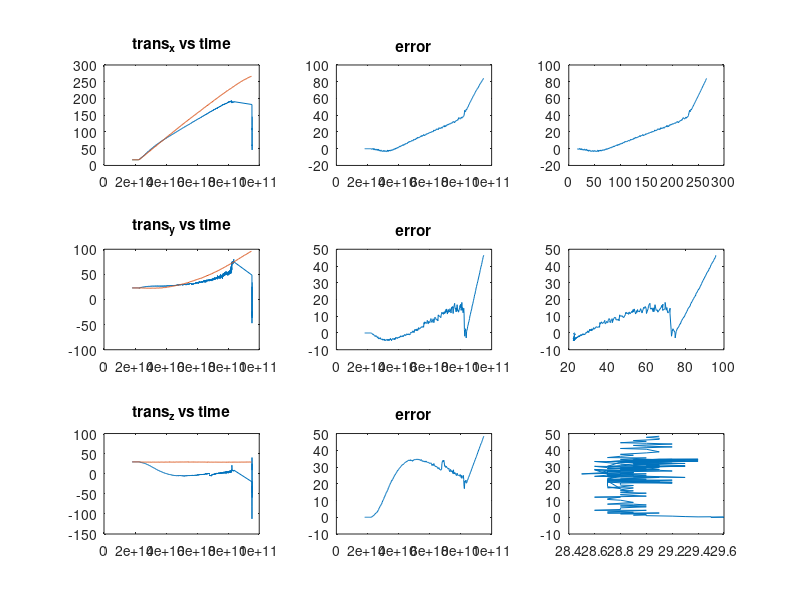

MATLAB code for this plot:
polhemus=load('f_Polh_tf.txt');     #Load data from Polhemus  (tf2_msgs/TFMessage)
ts=load('f_ts_pose.txt');           #Load data from total station (geometry_msgs/PoseStamped= std_msgs/Header+geometry_msgs/Pose)
                                    #geometry_msgs/Pose= geometry_msgs/Point + geometry_msgs/Quaternion 
tstimedata=load('f_ts_data.txt');        #Load time data. It needs to be loaded from ts_data                      
                          
                       
 NUMDATAPOLH=3904;             #Number of data from the two different sensors.
 NUMDATATS=310;                                           
                                 
              
                          
cte=1423458500000000000*ones(NUMDATAPOLH,1);     #This constant may be changed with different data!!!!
              
              
#Polhemus data
trans_x_polh=polhemus(:,4);
trans_x_polh=trans_x_polh*2.54;               #inches-->cm


trans_y_polh=polhemus(:,5);
trans_y_polh=trans_y_polh*2.54;               

trans_z_polh=polhemus(:,6);
trans_z_polh=trans_z_polh*2.54
time_polh=polhemus(:,3)-cte;                  #cte is used to scale the plot


#Total station data  

time_ts=tstimedata(:,1)-cte(1:NUMDATATS,1);        #cte is used to scale the plot

trans_x_ts=100*ts(:,4);                      #meters->cm
offsetx=trans_x_ts(2)-trans_x_polh(2);        #offset
offsetvectorx=offsetx*ones(NUMDATATS,1);
trans_x_ts=trans_x_ts-offsetvectorx;

trans_y_ts=100*ts(:,5); 
offsety=trans_y_ts(2)-trans_y_polh(2);        
offsetvectory=offsety*ones(NUMDATATS,1);
trans_y_ts=trans_y_ts-offsetvectory;

trans_z_ts=100*ts(:,6);
offsetz=trans_z_ts(2)-trans_z_polh(2);        
offsetvectorz=offsetz*ones(NUMDATATS,1);
trans_z_ts=trans_z_ts-offsetvectorz;



#Error
trans_polh_interpx=interp1(time_polh,trans_x_polh,time_ts); #data from polhemus sensor are interpolated in order to find the error with a simple substraction
errorx=trans_x_ts-trans_polh_interpx;

trans_polh_interpy=interp1(time_polh,trans_y_polh,time_ts); 
errory=trans_y_ts-trans_polh_interpy;

trans_polh_interpz=interp1(time_polh,trans_z_polh,time_ts); 
errorz=trans_z_ts-trans_polh_interpz;


 
#Graphics  #Maybe one without removing the offset
subplot(3,3,1); plot(time_polh,trans_x_polh); title('trans_x vs time'); hold on;
plot(time_ts,trans_x_ts); hold off;
subplot(3,3,2); plot(time_ts,errorx); title('error');
subplot(3,3,3); plot(trans_x_ts, errorx);

subplot(3,3,4); plot(time_polh,trans_y_polh); title('trans_y vs time'); hold on;
plot(time_ts,trans_y_ts); hold off;
subplot(3,3,5); plot(time_ts,errory); title('error');
subplot(3,3,6); plot(trans_y_ts, errory);

subplot(3,3,7); plot(time_polh,trans_z_polh); title('trans_z vs time'); hold on;
plot(time_ts,trans_z_ts); hold off;
subplot(3,3,8); plot(time_ts,errorz); title('error');
subplot(3,3,9); plot(trans_z_ts, errorz);






